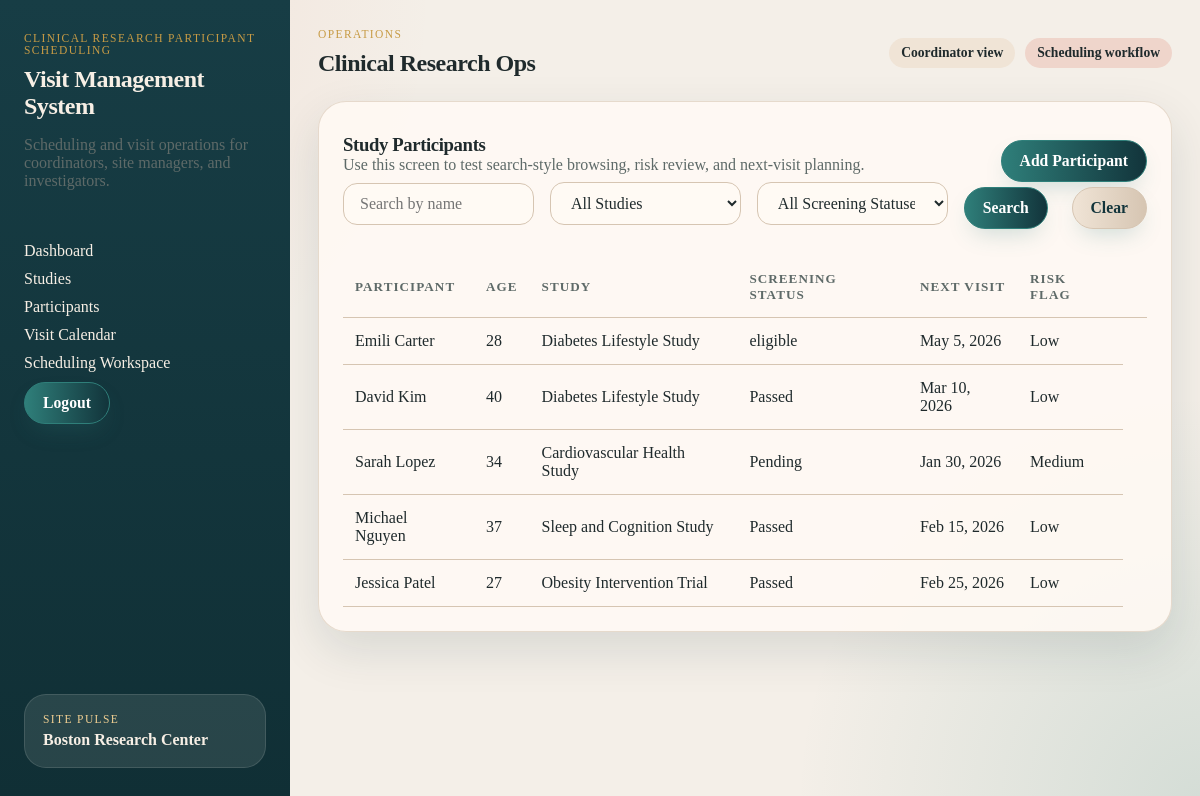
The app's page /project/participants/ (signed in) with its own data.
### project/models.py (models this page shows, shortened)
class Participant(models.Model):
    first_name = models.CharField(max_length=100)  # Participant's first name
    last_name = models.CharField(max_length=100)  # Participant's last name
    date_of_birth = models.DateField()  # Date of birth
    age = models.PositiveIntegerField(null=True, blank=True)  # Age (optional, can be calculated from DOB)
    sex = models.CharField(
        max_length=20,
        choices=[('male', 'Male'), ('female', 'Female'), ('other', 'Other'), ('prefer_not_to_say', 'Prefer not to say')],
        default='prefer_not_to_say',
    )  # Sex
    phone = models.CharField(max_length=20, blank=True)  # Phone number
    email = models.EmailField(max_length=254, blank=True)  # Email address
    STATUS_CHOICES = [
        ('active', 'Active'),
        ('withdrawn', 'Withdrawn'),
        ('completed', 'Completed'),
        ('inactive', 'Inactive'),
    ]
    status = models.CharField(
        max_length=20,
        choices=STATUS_CHOICES,
        default='active'
    )
    @property
    def age_calculated(self):
        from datetime import date
        if self.date_of_birth:
            today = date.today()
            try:
                birthday = self.date_of_birth.replace(year=today.year)
            except ValueError:
                birthday = self.date_of_birth.replace(year=today.year, month=self.date_of_birth.month + 1, day=1)
            age = today.year - self.date_of_birth.year
            if today < birthday:
                age -= 1
            return age
        return None
    def __str__(self):
        return f"{self.first_name} {self.last_name}"

class Enrollment(models.Model):
    participant = models.ForeignKey(Participant, on_delete=models.CASCADE)  # Link to participant
    study = models.ForeignKey(Study, on_delete=models.CASCADE)  # Link to study
    consent_date = models.DateField()  # Date consent was given
    SCREENING_STATUS_CHOICES = [
        ('pending', 'Pending'),
        ('eligible', 'Eligible'),
        ('ineligible', 'Ineligible'),
        ('screen_failed', 'Screen Failed'),
    ]
    screening_status = models.CharField(
        max_length=20,
        choices=SCREENING_STATUS_CHOICES,
        default='pending'
    )
    enrollment_date = models.DateField()  # Date of enrollment

class Study(models.Model):
    title = models.CharField(max_length=200)  # Study title
    protocol_number = models.CharField(max_length=50)  # Unique protocol identifier
    description = models.TextField()  # Study description
    STUDY_STATUS_CHOICES = [
        ('active', 'Active'),
        ('closed', 'Closed'),
        ('paused', 'Paused'),
    ]
    status = models.CharField(
        max_length=20,
        choices=STUDY_STATUS_CHOICES,
        default='active'
    )

class Visit(models.Model):
    enrollment = models.ForeignKey(Enrollment, on_delete=models.CASCADE)  # Link to enrollment
    visit_date = models.DateTimeField()  # Date and time of visit
    visit_type = models.CharField(max_length=100)  # e.g., 'screening', 'follow-up'
    VISIT_STATUS_CHOICES = [
        ('scheduled', 'Scheduled'),
        ('completed', 'Completed'),
        ('canceled', 'Canceled'),
        ('missed', 'Missed'),
    ]
    status = models.CharField(
        max_length=20,
        choices=VISIT_STATUS_CHOICES,
        default='scheduled'
    )
    notes = models.TextField()  # Staff notes

### project/views.py (the view)
# urls.py: path("participants/", ParticipantListView.as_view(), name="project_participant_list"),
class ParticipantListView(CoordinatorRequiredMixin, ListView):
    model = Participant
    template_name = "project/participant_list.html"
    context_object_name = "participants"
    def get_queryset(self):
        queryset = Participant.objects.all()
        search_query = self.request.GET.get('search', '')
        study_id = self.request.GET.get('study', '')
        screening_status = self.request.GET.get('screening_status', '')
        if search_query:
            queryset = queryset.filter(
                Q(first_name__icontains=search_query) | Q(last_name__icontains=search_query)
            )
        if study_id:
            queryset = queryset.filter(enrollment__study_id=study_id)
        if screening_status:
            queryset = queryset.filter(enrollment__screening_status=screening_status)
        return queryset.distinct().order_by("last_name", "first_name")
    def get_context_data(self, **kwargs):
        context = super().get_context_data(**kwargs)
        context["enrollments"] = Enrollment.objects.select_related("participant", "study")
        context["studies"] = Study.objects.all()
        context["screening_status_choices"] = Enrollment.SCREENING_STATUS_CHOICES
        context["search_query"] = self.request.GET.get('search', '')
        context["selected_study"] = self.request.GET.get('study', '')
        context["selected_screening_status"] = self.request.GET.get('screening_status', '')
        return context

### project/views.py (called while the page is built)
    def test_func(self):
        return hasattr(self.request.user, 'userprofile') and \
               self.request.user.userprofile.role == 'coordinator'

### project/templates/project/participant_list.html (shortened to what this page needs)
{% extends "project/base.html" %}
{% block content %}
<section class="panel">
  <div class="panel-header" style="display: flex; align-items: center; justify-content: space-between;">
    <div>
      <h3>Study Participants</h3>
      <span class="subtle">Use this screen to test search-style browsing, risk review, and next-visit planning.</span>
    </div>
    <div>
      <a href="{% url 'project_participant_add' %}" class="button-link">Add Participant</a>
    </div>
  </div>
  <form method="get" class="participant-filters" style="margin-bottom: 1em; display: flex; gap: 1em; align-items: center;">
    <input
      type="text"
      name="search"
      placeholder="Search by name"
      value="{{ search_query }}"
      style="min-width: 180px;"
    />
    <select name="study">
      <option value="">All Studies</option>
    </select>
    <select name="screening_status">
      <option value="">All Screening Statuses</option>
    </select>
    <button type="submit" class="btn btn-primary">Search</button>
    <a href="{% url 'project_participant_list' %}" class="btn btn-secondary" style="margin-left: 0.5em;">Clear</a>
  </form>
  <div class="table-shell">
    <table>
      <thead>
        <tr>
          <th>Participant</th>
          <th>Age</th>
          <th>Study</th>
          <th>Screening Status</th>
          <th>Next Visit</th>
          <th>Risk Flag</th>
          <th></th>
        </tr>
      </thead>
      <tbody>
          {% for participant in participants %}
            {% with enrollments=participant.enrollment_set.all %}
              {% if enrollments %}
                {% for enrollment in enrollments %}
                  <tr>
                    <td>
                      <a href="{% url 'project_participant_detail' participant.id %}">
                        {{ participant }}
                      </a>
                    </td>
                    <td>{{ participant.age_calculated }}</td>
                    <td>{{ enrollment.study.title }}</td>
                    <td>{{ enrollment.screening_status }}</td>
                    <td>
                      {% with next_visit=enrollment.visit_set.all|dictsort:'visit_date'|first %}
                        {% if next_visit %}
                          {{ next_visit.visit_date|date:"M j, Y" }}
                        {% else %}
                          No visits
                        {% endif %}
                      {% endwith %}
                    </td>
                    <td>
                      {% with next_visit=enrollment.visit_set.all|dictsort:'visit_date'|first %}
                        {% if next_visit %}
                          {% if next_visit.status == "Pending" %}
                            Medium
                          {% elif next_visit.status == "Missed" %}
                            High
                          {% else %}
                            Low
                          {% endif %}
                        {% else %}
                          Low
                        {% endif %}
                      {% endwith %}
                    </td>
                  </tr>
                {% endfor %}
              {% endif %}
            {% endwith %}
          {% empty %}
            <tr>
              <td colspan="6">No participants available.</td>
            </tr>
          {% endfor %}
      </tbody>
    </table>
  </div>
</section>
{% endblock %}

### static/project.css (style rules this page uses)
:root { --bg: #f4efe8; --panel: #fffaf4; --panel-strong: #f0e4d6; --line: #d6c5b2; --text: #1f2a2c; --muted: #5e6a68; --navy: #12343b; --teal: #2f7f7a; --coral: #d66a4d; --gold: #c79b45; --danger: #b2493d; --shadow: 0 18px 48px rgba(18, 52, 59, 0.12); }
* { box-sizing: border-box; }
html, body { margin: 0; padding: 0; }
body { font-family: Georgia, "Times New Roman", serif; color: var(--text); background: radial-gradient(circle at top left, rgba(214, 106, 77, 0.12), transparent 30%), radial-gradient(circle at bottom right, rgba(47, 127, 122, 0.16), transparent 28%), var(--bg); }
a { color: inherit; text-decoration: none; }
h1, h2, h3, h4 { margin: 0; font-family: "Palatino Linotype", "Book Antiqua", Palatino, serif; letter-spacing: -0.02em; }
.nav, .stack-list, .metric-grid, .card-grid, .content-grid, .day-grid, .scheduler-form, form { display: grid; gap: 16px; }
.page-header, .panel-header, .hero, .detail-hero, .list-row, .metric-card, .study-card, .day-card, .study-card-header { display: flex; justify-content: space-between; gap: 18px; }
.hero, .detail-hero, .panel, .day-card { padding: 24px; border-radius: 28px; background: rgba(255, 250, 244, 0.88); border: 1px solid rgba(214, 197, 178, 0.6); box-shadow: var(--shadow); }
.brand-copy, .subtle, .hero-copy, .metric-card span, .list-row p, .study-card p, .detail-list dt, .bullet-list, .status-card span, .study-protocol, .row-meta, .hero-label, .empty-state, .visit-study, .enrollment-protocol { color: var(--muted); }
.btn, .button-link, .scheduler-form button, form button, input[type="submit"], button[type="submit"] { display: inline-flex; align-items: center; justify-content: center; gap: 0.4em; width: fit-content; min-height: 42px; line-height: 1; font-family: inherit; font-size: 0.98rem; font-weight: 700; padding: 0.75em 1.15em; border-radius: 999px; border: 1.5px solid transparent; cursor: pointer; text-align: center; text-decoration: none; transition: transform 0.2s ease, box-shadow 0.2s ease, background 0.2s ease, border-color 0.2s ease; box-shadow: 0 0.7em 1.5em -0.5em rgba(47, 127, 122, 0.25); }
.btn-primary, .button-link, .scheduler-form button, form button, input[type="submit"], button[type="submit"] { background: linear-gradient(90deg, var(--teal), var(--navy)); color: #fff; border-color: var(--teal); }
.btn-secondary { background: linear-gradient(90deg, var(--panel-strong), var(--line)); color: var(--navy); border-color: var(--line); }
.button-link { margin-top: 14px; }
.table-shell { overflow-x: auto; }
table { width: 100%; margin-top: 8px; border-collapse: collapse; }
th, td { text-align: left; padding: 14px 12px; border-bottom: 1px solid var(--line); }
thead th { color: var(--muted); font-size: 0.82rem; text-transform: uppercase; letter-spacing: 0.08em; }
form { grid-template-columns: 1fr; }
input, select, textarea, .scheduler-form input { width: 100%; font: inherit; font-size: 1rem; padding: 11px 16px; border-radius: 14px; border: 1.5px solid var(--line); background: var(--panel); color: var(--text); margin-bottom: 8px; transition: border 0.18s ease, box-shadow 0.18s ease; }

### records on screen
Participant: first_name+last_name "Emili Carter", age_calculated "28"
Enrollment: study "Diabetes Lifestyle Study", screening_status "eligible", visit_set.visit_date "May 5, 2026", shows "Low"
Participant: first_name+last_name "David Kim", age_calculated "40"
Enrollment: study "Diabetes Lifestyle Study", screening_status "Passed", visit_set.visit_date "Mar 10, 2026", shows "Low"
Participant: first_name+last_name "Sarah Lopez", age_calculated "34"
Enrollment: study "Cardiovascular Health Study", screening_status "Pending", visit_set.visit_date "Jan 30, 2026", shows "Medium"
Participant: first_name+last_name "Michael Nguyen", age_calculated "37"
Enrollment: study "Sleep and Cognition Study", screening_status "Passed", visit_set.visit_date "Feb 15, 2026", shows "Low"
Participant: first_name+last_name "Jessica Patel", age_calculated "27"
Enrollment: study "Obesity Intervention Trial", screening_status "Passed", visit_set.visit_date "Feb 25, 2026", shows "Low"
